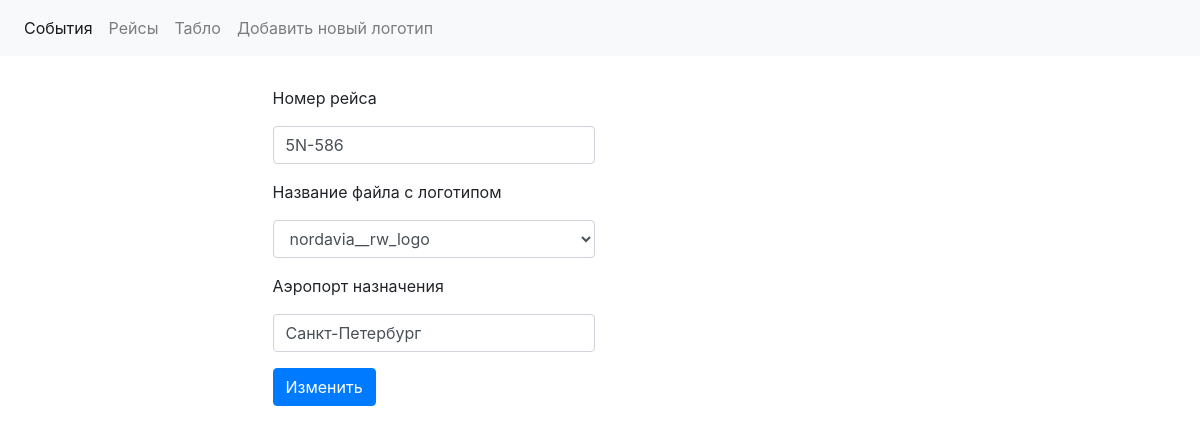
Page /edit_route on the committed database.
### data/routes.py (models this page shows)
class Routes(SqlAlchemyBase, SerializerMixin):
    __tablename__ = 'routes'
    id = sqlalchemy.Column(sqlalchemy.Integer,
                           primary_key=True, autoincrement=True)
    route = sqlalchemy.Column(sqlalchemy.String, nullable=True)
    path_logo = sqlalchemy.Column(sqlalchemy.String, nullable=True)
    airport = sqlalchemy.Column(sqlalchemy.String, nullable=True)

### main.py (the view, shortened to what this page needs)
@app.route('/edit_route', methods=['GET', 'POST'])
def edit_route():
    db_sess = db_session.create_session()
    form = AddEditRouteForm()
    id_row = 1
    if 'route_id' in request.args.keys():
        id_row = request.args['route_id']
    data = db_sess.query(Routes).filter(Routes.id == int(id_row)).first()
    logos = os.listdir('static/img')
    logos.remove('nal_logo.png')
    logos.remove('nal_logo2.jpg')
    logos = [(i, i.split('.')[0]) for i in logos]
    form.route.data = data.route
    form.path_logo.choices = logos
    form.path_logo.data = data.path_logo
    form.airport.data = data.airport
    return render_template('add_edit_route.html', title='Изменить', form=form)

### forms/add_edit_route_form.py
class AddEditRouteForm(FlaskForm):
    route = StringField(u'Номер рейса', validators=[DataRequired()])
    path_logo = SelectField(u'Название файла с логотипом', validators=[DataRequired()])
    airport = StringField(u'Аэропорт назначения', validators=[DataRequired()])
    submit = SubmitField('Изменить')

### data/db_session.py (called while the page is built)
def create_session() -> Session:
    global __factory
    return __factory()

### templates/add_edit_route.html (shortened to what this page needs)
{% extends "base.html" %}
{% block body %}
<div style="width: 655px; margin: auto; padding-top: 30px;">
    <form action="" method="post">
        <div class="form-row">
            <div class="form-group col-md-6">
                <label for="inputState">{{ form.route.label }}</label>
                {{ form.route(class="form-control") }}
            </div>
        </div>
        <div class="form-row">
            <div class="form-group col-md-6">
                <label for="inputState">{{ form.path_logo.label }}</label>
                {{ form.path_logo(class="form-control") }}
            </div>
        </div>
        <div class="form-row">
            <div class="form-group col-md-6">
                <label for="inputState">{{ form.airport.label }}</label>
                {{ form.airport(class="form-control") }}
            </div>
        </div>
        {{ form.submit(type="submit", class="btn btn-primary") }}
    </form>
</div>
{% endblock %}

### rows in the picture
Routes: route "5N-586", path_logo "nordavia__rw_logo", airport "Санкт-Петербург"
